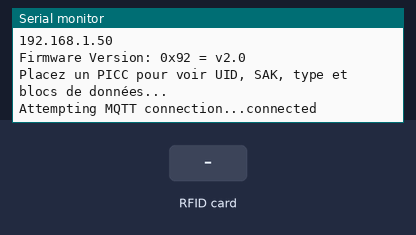
Bench run of a sketch on a simulated ESP32. On the bench: the last lines printed to the serial monitor. Inputs (shaded band) come from the test bench. WiFi joins after 1.5 s; servers stay silent unless stated; random numbers use the default seed unless the sketch sets one; no MQTT or app messages arrive unless stated.

Above: at 2.7 s.
2.8 s: RFID card F0 22 80 63 held to the reader
At 4.0 s:
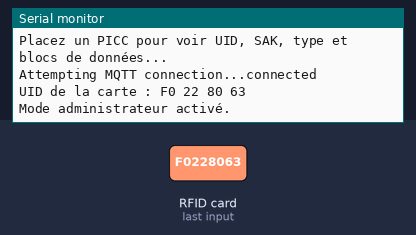
4.3 s: RFID card DE AD BE EF held to the reader
At 5.9 s:
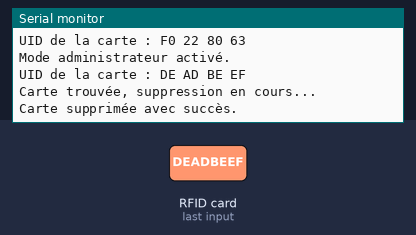

Measured:
- after the input at 2.8 s, the serial monitor: prints a new line at once (image 1)
- after the input at 4.3 s, the serial monitor: prints a new line after 0.52 s (image 2)

The sketch:

rfid.ino
```cpp
// Bibliothéques :
#include <SPI.h>
#include <MFRC522.h>
#include <WiFi.h>
#include <PubSubClient.h>
#include <WiFiClientSecure.h>

// Certificat pour la connexion sécurisée MQTT.
const char* ca_cert = R"EOF(
-----BEGIN CERTIFICATE-----
MIIDXzCCAkegAwIBAgIUUqVmTigzEdD+eM3cbSmzJSAjDVYwDQYJKoZIhvcNAQEL
BQAwPzELMAkGA1UEBhMCRlIxDDAKBgNVBAgMA0JGQzEUMBIGA1UEBwwLTW9udGJl
bGlhcmQxDDAKBgNVBAoMA0lVVDAeFw0yNDA0MDIwODUwNTBaFw0yOTA0MDIwODUw
NTBaMD8xCzAJBgNVBAYTAkZSMQwwCgYDVQQIDANCRkMxFDASBgNVBAcMC01vbnRi
ZWxpYXJkMQwwCgYDVQQKDANJVVQwggEiMA0GCSqGSIb3DQEBAQUAA4IBDwAwggEK
AoIBAQCyB9umJs1hPCWJ3ARI2XN8R+dBYuLK8HPV+NRTt9AtOMh98GOddvc7OQFK
lHYERBRksKotzLvV9PPMKsqP+1cfyOUSAj/yPVgIJoBkCIsT5yfWtYlX2ZpIp11G
MwaGvG2j8ws28IZXwfMyGwYQ1eMT9pFY3ukcKAC/nLs9/sk5ja9LXLUaaKQVJD9r
elBaqLAEFFE8bmJi9gQNqXGnO5w2e8veemP7d1Sgv3qyjNM+aJRhq8Kq+1GlM4Hs
Hgt/4tCJdaaWfkv9IoJy9HbKOlg3kNB2MGab2CZCR0dMRuWeFOtgKW6dAvRx8E/h
M40oNqe1ZbZARwOeQHZckKPzF9sxAgMBAAGjUzBRMB0GA1UdDgQWBBR5BM1A0mzb
M4ZYXX76by6HHoN9CjAfBgNVHSMEGDAWgBR5BM1A0mzbM4ZYXX76by6HHoN9CjAP
BgNVHRMBAf8EBTADAQH/MA0GCSqGSIb3DQEBCwUAA4IBAQAUMXELqYKkawUiPwrU
DafNbBnggWUGAuU4oiQe8dAGk6/usLq5hx64E4SU3jECRLiK2ifzE2wlEMBeVv2e
QGZIeL6k7JTDFuS+fTvokD3SQVn5qy0VhalqQF3dmtvg7m+c6I50ZMVEBsXdniMB
tA3XTyJeSaGWGtN2SMhIYrhJjpx/NcsLDqfh07B9txKJaKtfMiMlGI5Z/3PQ/7gr
ohxPIjHvomi03C/YA7PP1CuZdzerT9z6WReXtRcG40ddsspKg6MqnxeybtP+qoT2
POZe/GCOAGGsJS6MpLYmsM3XzG3kEJggJrpAQWUvl59b9m9G1ePJ+FfE/oHyb4PE
H6gS
-----END CERTIFICATE-----
)EOF";

// On donne un nom aux PINS.
#define RST_PIN 22
#define SS_PIN  5

// Attribution des PINS à MFRC522.
MFRC522 mfrc522(SS_PIN, RST_PIN);

// Paramètres du réseau WiFi
const char* ssid = "GRP-1-IOM";
const char* password = "Porygon-Z#1";

// Paramètres MQTT
const char* MqttUser = "GRP-1-IOM";
const char* MqttPass = "Porygon-Z#1";
const char* mqtt_server = "192.168.1.50";
const char* mqtt_topic = "/Sensor/rfid/uid/";
const char* mqtt_topic_door = "/Sensor/rfid/doors/";

WiFiClientSecure espClient;
PubSubClient client(espClient);

// Initialisation du stockages des UIDS.
#define MAX_UIDS 10
byte authorizedUIDs[MAX_UIDS][4];
byte numStoredUIDs = 0;

byte adminUID[4] = {0xF0, 0x22, 0x80, 0x63};
byte otherUID[4] = {0xDE, 0xAD, 0xBE, 0xEF};

// De base, on initialise le mode admin à "false" donc éteint.
bool isAdminMode = false;

void setup_wifi() {
    delay(10);
    Serial.println();
    Serial.print("Connecting to ");
    Serial.println(ssid);
    WiFi.begin(ssid, password);
    while (WiFi.status() != WL_CONNECTED) {
        delay(500);
        Serial.print(".");
    }
    randomSeed(micros());
    Serial.println("");
    Serial.println("WiFi connected");
    Serial.println("IP address: ");
    Serial.println(WiFi.localIP());
}

void callback(char* topic, byte* payload, unsigned int length) {
    Serial.print("Message arrived [");
    Serial.print(topic);
    Serial.print("] ");
    for (int i = 0; i < length; i++) {
        Serial.print((char)payload[i]);
    }
    Serial.println();
}

void reconnect() {
    while (!client.connected()) {
        Serial.print("Attempting MQTT connection...");
        String clientId = "ESP32Client-";
        clientId += String(random(0xffff), HEX);
        if (client.connect(clientId.c_str(), MqttUser, MqttPass)) {
            Serial.println("connected");
        } else {
            Serial.print("failed, rc=");
            Serial.print(client.state());
            Serial.println(" try again in 5 seconds");
            delay(5000);
        }
    }
}

void setup() {
    Serial.begin(115200);
    // On est sur SPI pas I2C
    SPI.begin();
    mfrc522.PCD_Init();

    setup_wifi();
    espClient.setCACert(ca_cert);
    client.setServer(mqtt_server, 8883);
    client.setCallback(callback);

    mfrc522.PCD_DumpVersionToSerial();
    Serial.println(F("Placez un PICC pour voir UID, SAK, type et blocs de données..."));

    addUID(adminUID); // Ajoute l'UID administrateur
    addUID(otherUID); // Ajoute un autre UID pré-autorisé (je le laisse pour l'exemple.)
}

void loop() {
    // Vérifie si le client MQTT est connecté, tente une reconnexion si nécessaire.
    if (!client.connected()) {
        reconnect();
    }
    client.loop();

    // Vérifie si un nouveau tag RFID est présent et lit son UID.
    if (!mfrc522.PICC_IsNewCardPresent() || !mfrc522.PICC_ReadCardSerial()) {
        return;
    }

    // Lecture et traitement de l'UID du tag RFID.
    readUID(mfrc522.uid.uidByte, mfrc522.uid.size);

    // Vérification si l'UID lu est celui de l'administrateur et bascule du mode administrateur.
    if (checkUID(mfrc522.uid.uidByte, adminUID, 4)) {
        isAdminMode = !isAdminMode;
        Serial.println(isAdminMode ? F("Mode administrateur activé.") : F("Mode administrateur désactivé."));
        mfrc522.PICC_HaltA();
        delay(2000); // Délai pour éviter la lecture multiple de la même carte
        return;
    }

    // En mode administrateur, permet de supprimer ou d'ajouter des UIDs à la liste des autorisés.
    if (isAdminMode) {
        if (delUID(mfrc522.uid.uidByte)) {
            Serial.println(F("Carte supprimée avec succès."));
            delay(5000); // Délai pour permettre le retrait de la carte du lecteur
            isAdminMode = false; // Désactivation du mode administrateur après suppression
        } else {
            Serial.println(F("Enregistrement de la nouvelle carte..."));
            if (addUID(mfrc522.uid.uidByte)) {
                Serial.println(F("Nouvelle carte enregistrée avec succès."));
                isAdminMode = false; // Désactivation du mode administrateur après enregistrement
            } else {
                Serial.println(F("Échec de l'enregistrement de la carte."));
            }
        }
    } else {
        // Hors du mode administrateur, vérification si le tag est autorisé et action en conséquence.
        if (isUIDAuthorized(mfrc522.uid.uidByte)) {
            Serial.println(F("Carte autorisée détectée !"));
            client.publish(mqtt_topic_door, "1");
        } else {
            Serial.println(F("Carte non autorisée."));
            client.publish(mqtt_topic_door, "0");
        }
    }

    mfrc522.PICC_HaltA();
    delay(2000); // Délai pour éviter la lecture multiple de la même carte
}

bool addUID(const byte *newUID) {
    if (numStoredUIDs >= MAX_UIDS) {
        Serial.println(F("Espace de stockage insuffisant pour un nouveau UID."));
        return false;
    }

    for (byte i = 0; i < 4; i++) {
        authorizedUIDs[numStoredUIDs][i] = newUID[i];
    }

    numStoredUIDs++;
    return true;
}

bool delUID(byte *uid) {
    for (byte i = 0; i < numStoredUIDs; i++) {
        if (checkUID(uid, authorizedUIDs[i], 4)) {
            Serial.println(F("Carte trouvée, suppression en cours..."));
            for (byte j = i; j < numStoredUIDs - 1; j++) {
                memcpy(authorizedUIDs[j], authorizedUIDs[j + 1], 4);
            }
            numStoredUIDs--;
            return true;
        }
    }
    Serial.println(F("UID non trouvé."));
    return false;
}

bool checkUID(byte *cardUID, byte *authorizedUID, byte uidLength) {
    for (byte i = 0; i < uidLength; i++) {
        if (cardUID[i] != authorizedUID[i]) {
            return false;
        }
    }
    return true;
}

void readUID(byte *uid, byte uidLength) {
    Serial.print(F("UID de la carte :"));
    String uidString = "";
    for (byte i = 0; i < uidLength; i++) {
        Serial.print(uid[i] < 0x10 ? " 0" : " ");
        Serial.print(uid[i], HEX);
        uidString += String(uid[i], HEX);
    }
    Serial.println();
    // Message MQTT lorsque le badge est scanné
    String message = uidString;
    client.publish(mqtt_topic, message.c_str());
}

bool isUIDAuthorized(byte *uid) {
    for (byte i = 0; i < numStoredUIDs; i++) {
        if (checkUID(uid, authorizedUIDs[i], 4)) {
            return true;
        }
    }
    return false;
}
```
